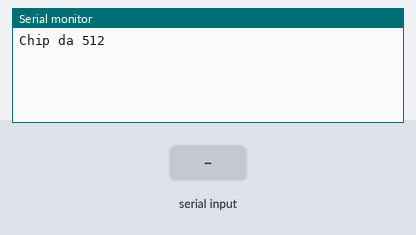
Bench run of a sketch on a simulated Arduino Zero (SAMD21). Shown: the last lines printed to the serial monitor. Inputs (shaded band) come from the test bench.

Above: at 1.2 s.
1.3 s: "1" received over the second serial link
At 2.5 s:
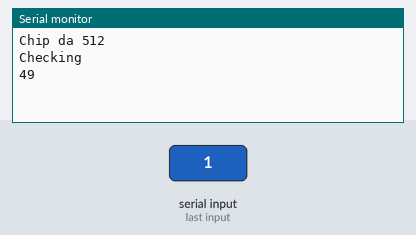
2.8 s: "0" received over the second serial link
At 3.7 s:
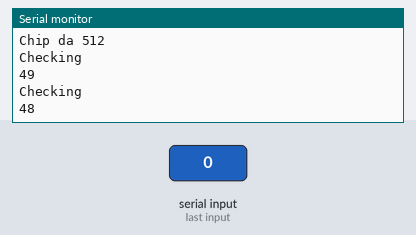
4.3 s: "2" received over the second serial link
At 4.8 s:
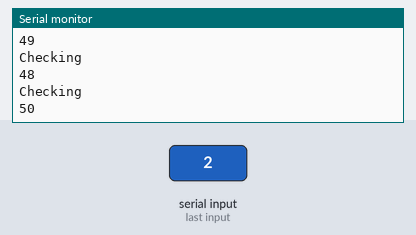

The sketch:

MKRSerialTest.ino
```cpp
#include <Arduino.h>                              // required before wiring_private.h
#include <wiring_private.h>

// Serial2 pin and pad definitions (in Arduino files Variant.h & Variant.cpp)
#define PIN_SERIAL2_RX       (1ul)                // Pin description number for PIO_SERCOM on D1
#define PIN_SERIAL2_TX       (0ul)                // Pin description number for PIO_SERCOM on D0
#define PAD_SERIAL2_TX       (UART_TX_PAD_0)      // SERCOM pad 0 TX
#define PAD_SERIAL2_RX       (SERCOM_RX_PAD_1)    // SERCOM pad 1 RX

// Instantiate the Serial2 class
Uart Serial2(&sercom3, PIN_SERIAL2_RX, PIN_SERIAL2_TX, PAD_SERIAL2_RX, PAD_SERIAL2_TX);

void setup()
{
  pinMode(A0, INPUT);
  int readTest = analogRead(A0);
  Serial2.begin(9600);          // Begin Serial2
  pinPeripheral(0, PIO_SERCOM);   // Assign pins 0 & 1 SERCOM functionality
  pinPeripheral(1, PIO_SERCOM);
  Serial.begin(9600);
  while(!Serial){
    ;
  }
  Serial.print("Chip da ");
  Serial.println(readTest);
}

void loop()
{

  if (Serial2.available())        // Check if incoming data is available
  {
    Serial.println("Checking");
    byte byteRead = Serial2.read();    // Read the most recent byte
    Serial.println(byteRead);           // Echo the byte back out on the serial port
  }
}

void SERCOM3_Handler()    // Interrupt handler for SERCOM3
{
  Serial2.IrqHandler();
}
```

Measured:
- after the input at 1.3 s, the serial monitor: prints a new line at once (image 1)
- after the input at 2.8 s, the serial monitor: prints a new line at once (image 2)
- after the input at 4.3 s, the serial monitor: prints a new line at once (image 3)
